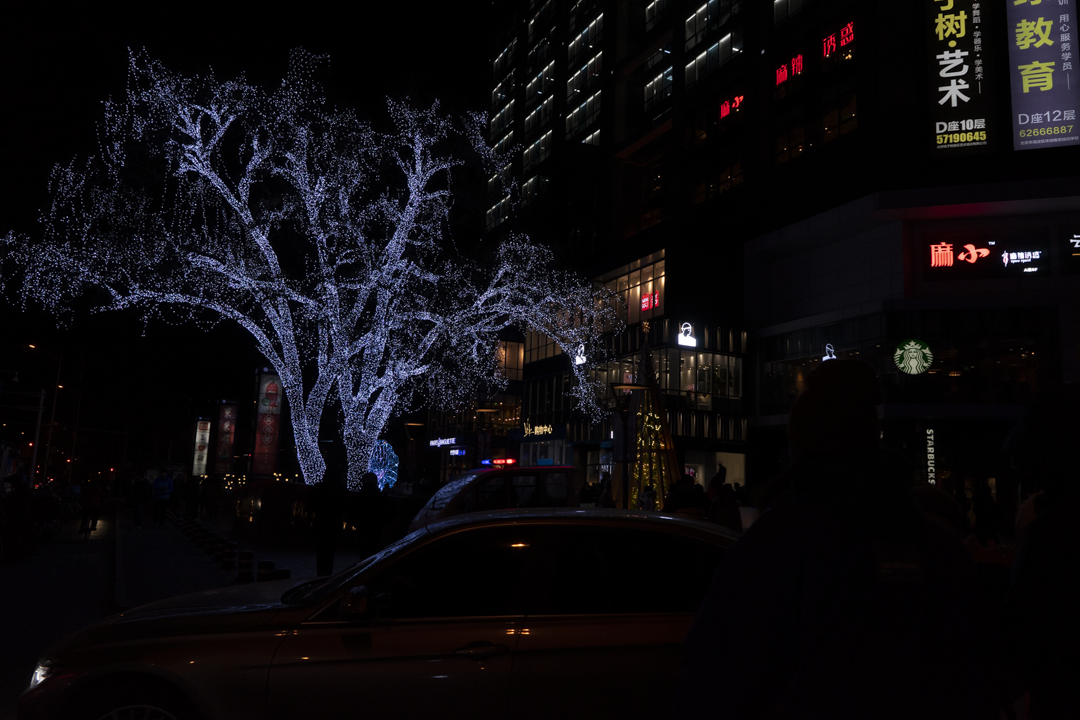
#> input picture src/imagenes_originales/1010.png, 1080 x 720 px; its folder holds only this picture in this run
$ python main.py
#> lines starting #> are read from the running program, lines starting #| are printed output that depends on the picture
#> in procesar_imagenes, img is the input picture: shape (720, 1080, 3); mean B, G, R 14, 11, 13.3
import cv2
import numpy as np
import os
from skimage.measure import shannon_entropy


def calcular_metricas(img, nombre):
    """Calcula y muestra metricas de una imagen: resolucion, brillo, contraste y entropia."""
#> called with nombre = '1010.png'
    if img is None:
        return None

    alto, ancho = img.shape[:2]
    img_gray = cv2.cvtColor(img, cv2.COLOR_BGR2GRAY)
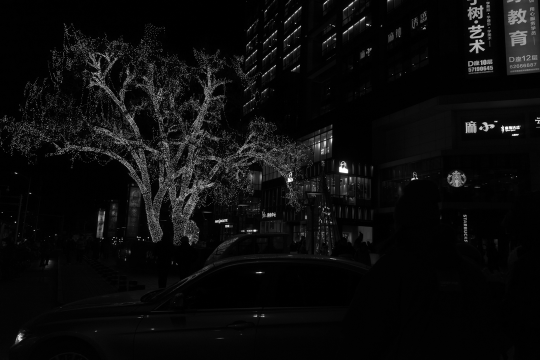
#> img_gray: shape (720, 1080) (shown at 1/2 size); min 0, max 255, mean 12

    brillo = np.mean(img_gray)
#> brillo = 11.98
    contraste = np.std(img_gray)
#> contraste = 26.44
    entropia = shannon_entropy(img_gray)
#> entropia = 4.43

    print(f"--- Metricas para: {nombre} ---")
    print(f"Resolucion: {ancho}x{alto}")
#| Resolucion: 1080x720
    print(f"Brillo: {brillo:.2f} | Contraste: {contraste:.2f} | Entropia: {entropia:.2f}")
#| Brillo: 11.98 | Contraste: 26.44 | Entropia: 4.43
    print("-" * 30)
    return {"brillo": brillo, "contraste": contraste, "entropia": entropia}


def correccion_gamma(img, gamma=0.5):
    """Aplica correccion gamma para ajustar la luminosidad."""
    inv_gamma = 1.0 / gamma
    table = np.array([((i / 255.0) ** inv_gamma) * 255 for i in range(256)]).astype("uint8")
    return cv2.LUT(img, table)


def estiramiento_contraste(img):
    """Estira el contraste usando percentiles en el canal Y (luminancia)."""
    img_yuv = cv2.cvtColor(img, cv2.COLOR_BGR2YUV)
    y, u, v = cv2.split(img_yuv)
    p2, p98 = np.percentile(y, (2, 98))
    y_stretched = np.clip((y - p2) * (255.0 / (p98 - p2)), 0, 255).astype('uint8')
    img_final = cv2.merge((y_stretched, u, v))
    return cv2.cvtColor(img_final, cv2.COLOR_YUV2BGR)


def transformacion_log(img):
    """Aplica transformacion logaritmica para expandir valores oscuros."""
    img_float = np.float32(img)
    c = 255 / np.log(1 + np.max(img_float))
    log_image = c * np.log(img_float + 1)
    return np.array(log_image, dtype=np.uint8)


def ecualizacion_global(img):
    """Aplica ecualizacion de histograma global en el canal Y."""
    img_yuv = cv2.cvtColor(img, cv2.COLOR_BGR2YUV)
    img_yuv[:, :, 0] = cv2.equalizeHist(img_yuv[:, :, 0])
    return cv2.cvtColor(img_yuv, cv2.COLOR_YUV2BGR)


def aplicar_clahe(img, clip_limit=3.0):
    """Aplica CLAHE (Contrast Limited Adaptive Histogram Equalization) en espacio LAB."""
    lab = cv2.cvtColor(img, cv2.COLOR_BGR2LAB)
    l, a, b = cv2.split(lab)
    clahe = cv2.createCLAHE(clipLimit=clip_limit, tileGridSize=(8, 8))
    l_clahe = clahe.apply(l)
    lab_final = cv2.merge((l_clahe, a, b))
    return cv2.cvtColor(lab_final, cv2.COLOR_LAB2BGR)


def adicionar_brillo(img, valor=60):
    """Aumenta el brillo sumando un valor constante a todos los pixeles."""
    matriz_valor = np.full(img.shape, valor, dtype='uint8')
    return cv2.add(img, matriz_valor)


# [4 lines left out: function multiplicar_contraste, not called in this run]


def procesar_imagenes(input_folder, output_folder):
    """Procesa todas las imagenes de una carpeta aplicando multiples tecnicas."""
    if not os.path.exists(output_folder):
        os.makedirs(output_folder)

    if not os.path.exists(input_folder):
        os.makedirs(input_folder)
        print(f"Carpeta '{input_folder}' creada. Agrega imagenes y vuelve a ejecutar.")
        return

    extensiones = ('.jpg', '.png', '.jpeg', '.bmp', '.tiff')
    nombres_imagenes = [f for f in os.listdir(input_folder) if f.lower().endswith(extensiones)]

    if not nombres_imagenes:
        print(f"No se encontraron imagenes en '{input_folder}'")
        return

    for nombre in nombres_imagenes:
        ruta_img = os.path.join(input_folder, nombre)
        img = cv2.imread(ruta_img)

        if img is None:
            print(f"Error cargando {nombre}")
            continue

        calcular_metricas(img, nombre)

        tecnicas = [
            ("gamma", correccion_gamma, {"gamma": 0.5}),
            ("estiramiento", estiramiento_contraste, {}),
            ("log", transformacion_log, {}),
            ("clahe", aplicar_clahe, {}),
            ("eq_global", ecualizacion_global, {}),
            ("adicion", adicionar_brillo, {}),
        ]

        for prefijo, funcion, params in tecnicas:
            resultado = funcion(img, **params) if params else funcion(img)
            cv2.imwrite(os.path.join(output_folder, f"{prefijo}_{nombre}"), resultado)
#> this loop made 6 passes
#> pass 1, in procesar_imagenes, `resultado = funcion(img, **params) if params else funcion(img)`:
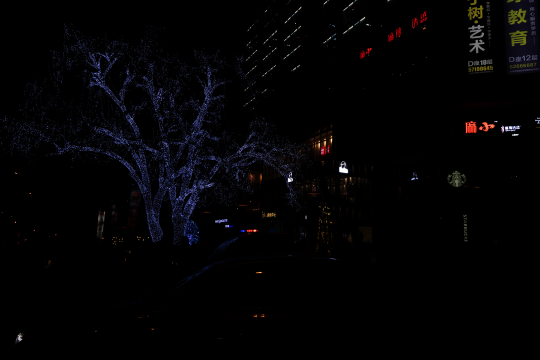
#> resultado: shape (720, 1080, 3) (shown at 1/2 size); mean B, G, R 4.2, 3, 3.5
#> pass 2, in estiramiento_contraste, `y, u, v = cv2.split(img_yuv)`:
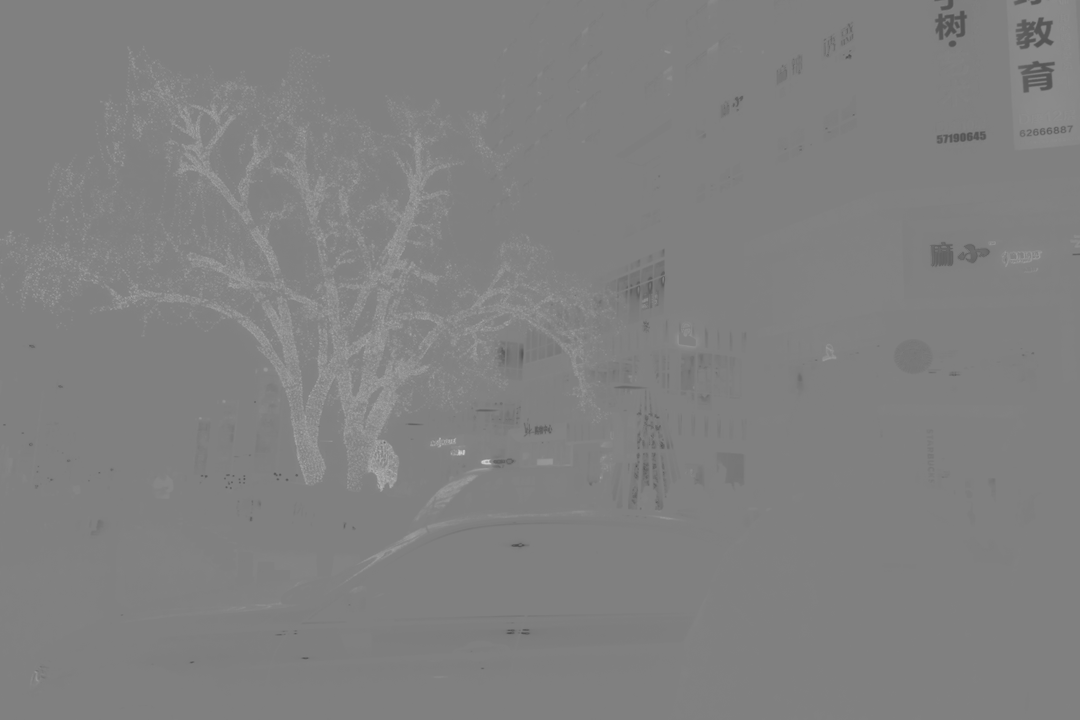
#> u: shape (720, 1080); min 75, max 207, mean 128.9

    print(f"Procesamiento finalizado. Revisa la carpeta '{output_folder}'.")
#| Procesamiento finalizado. Revisa la carpeta 'resultados'.


if __name__ == "__main__":
    input_folder = "imagenes_originales"
    output_folder = "resultados"
    procesar_imagenes(input_folder, output_folder)

$ run again, on src/imagenes_originales/1011.png
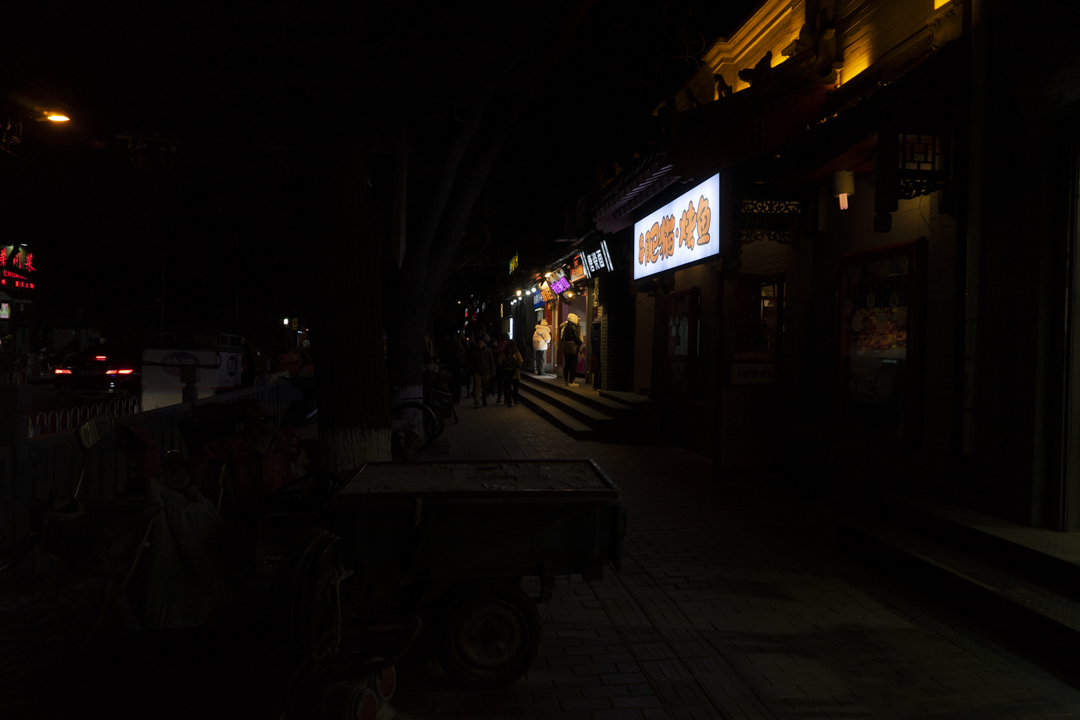
#> input picture src/imagenes_originales/1011.png, 1080 x 720 px
#> in procesar_imagenes, img is the input picture: shape (720, 1080, 3); mean B, G, R 5.5, 7.5, 10.7
#> in calcular_metricas, `img_gray = cv2.cvtColor(img, cv2.COLOR_BGR2GRAY)`:
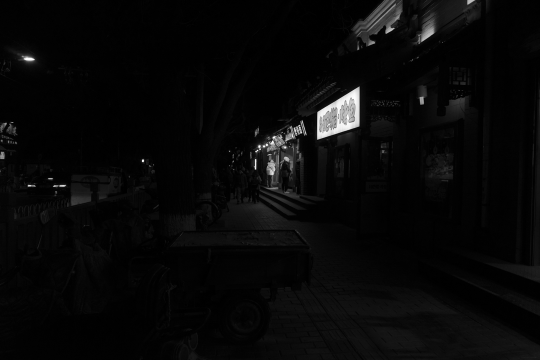
#> img_gray: shape (720, 1080) (shown at 1/2 size); min 0, max 255, mean 8.1
#> brillo = 8.14
#> contraste = 22.26
#> entropia = 4.03
#| Resolucion: 1080x720
#| Brillo: 8.14 | Contraste: 22.26 | Entropia: 4.03
#> the loop in procesar_imagenes, `for prefijo, funcion, params in tecnicas:` made 6 passes
#> pass 2, in estiramiento_contraste, `y, u, v = cv2.split(img_yuv)`:
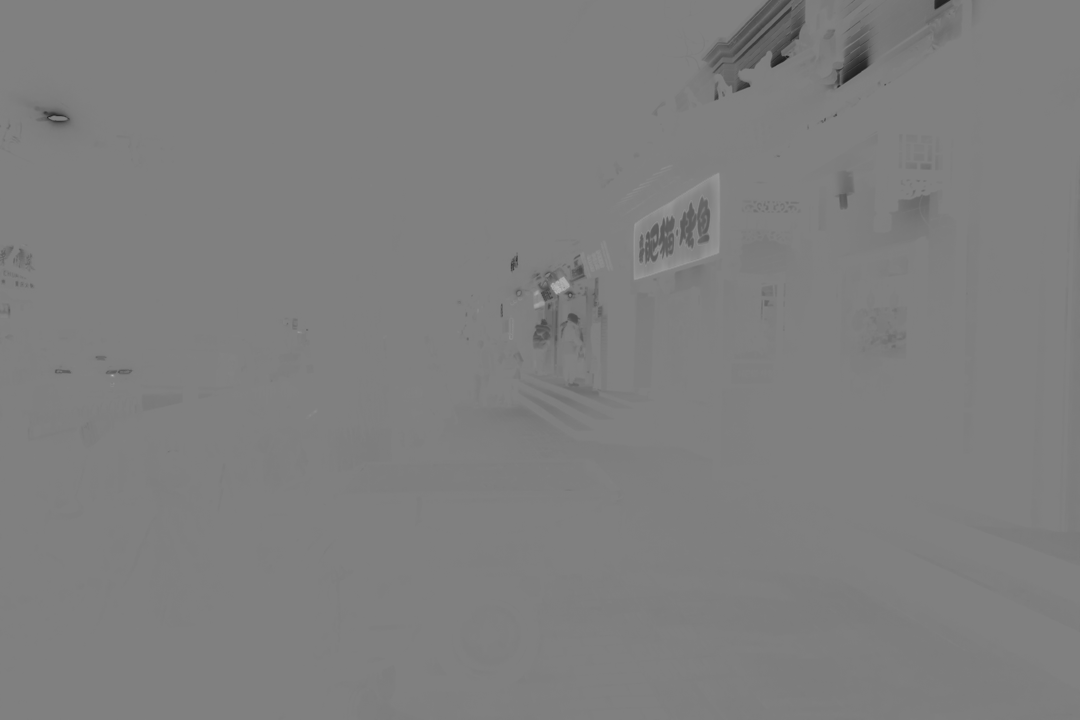
#> u: shape (720, 1080); min 30, max 181, mean 126.8
#| Procesamiento finalizado. Revisa la carpeta 'resultados'.

$ run again, on src/imagenes_originales/1012.png
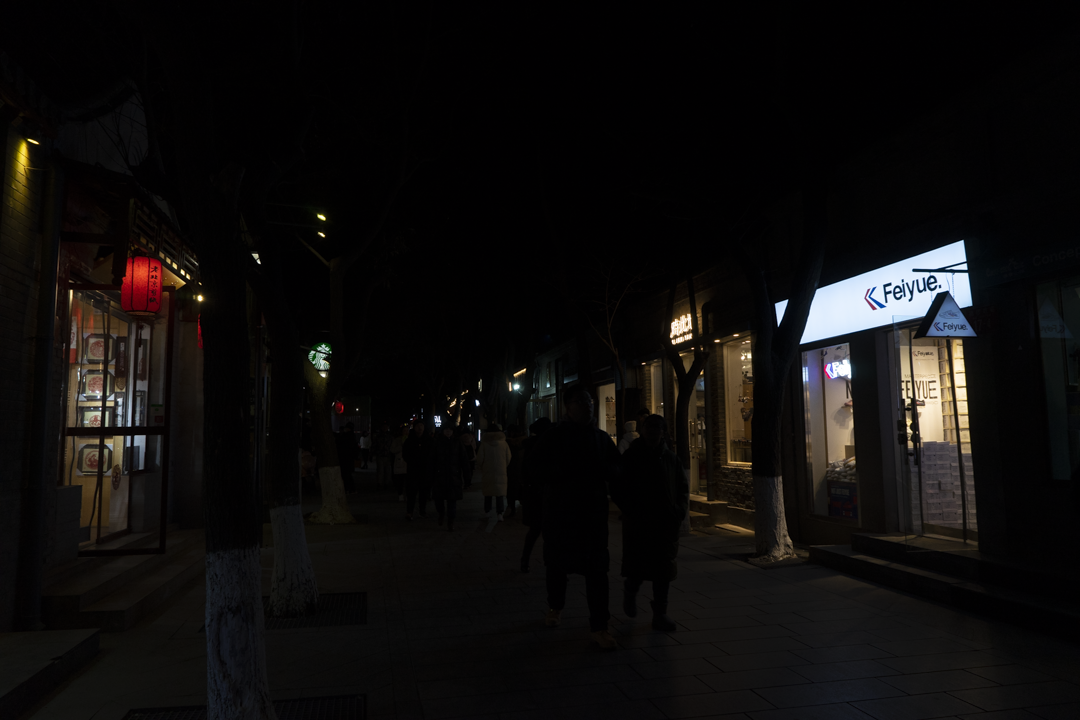
#> input picture src/imagenes_originales/1012.png, 1080 x 720 px
#> in procesar_imagenes, img is the input picture: shape (720, 1080, 3); mean B, G, R 12.9, 13.6, 15.3
#> in calcular_metricas, `img_gray = cv2.cvtColor(img, cv2.COLOR_BGR2GRAY)`:
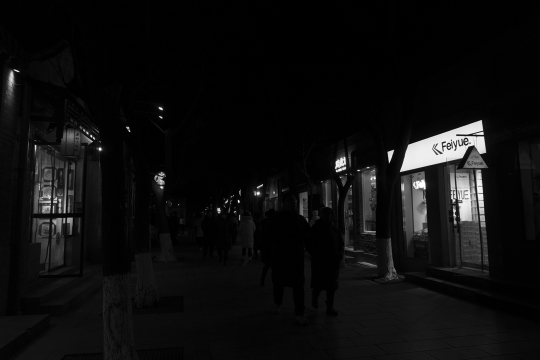
#> img_gray: shape (720, 1080) (shown at 1/2 size); min 0, max 255, mean 13.9
#> brillo = 13.86
#> contraste = 33.41
#> entropia = 4.7
#| Resolucion: 1080x720
#| Brillo: 13.86 | Contraste: 33.41 | Entropia: 4.70
#> the loop in procesar_imagenes, `for prefijo, funcion, params in tecnicas:` made 6 passes
#> pass 2, in estiramiento_contraste, `y, u, v = cv2.split(img_yuv)`:
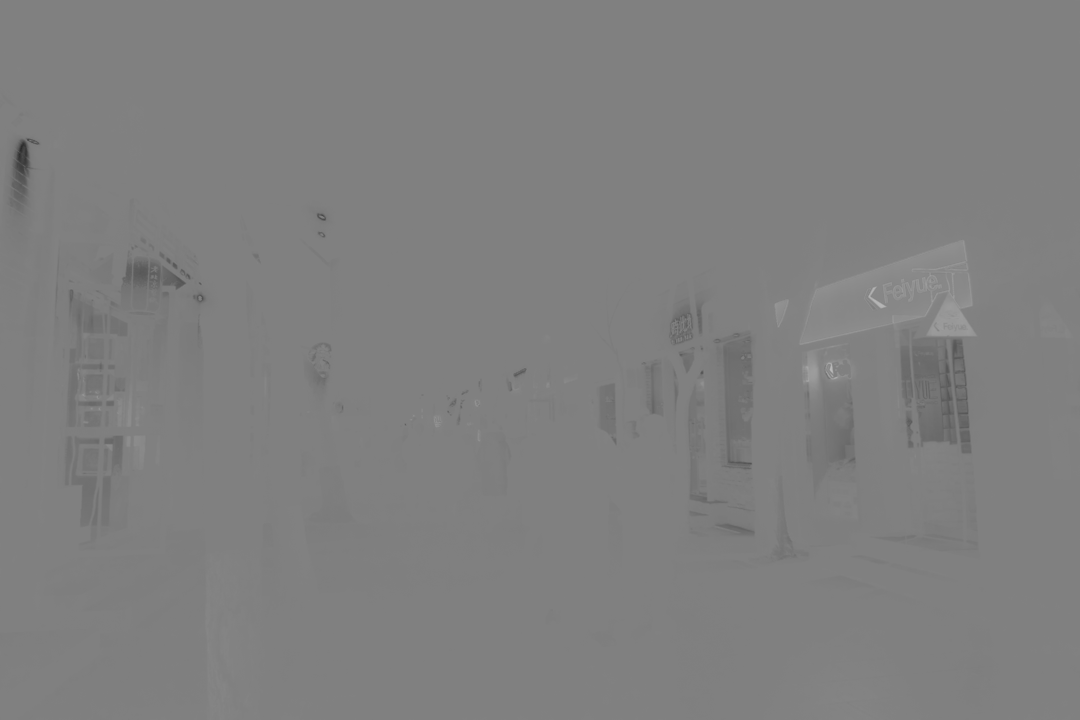
#> u: shape (720, 1080); min 42, max 186, mean 127.4
#| Procesamiento finalizado. Revisa la carpeta 'resultados'.
